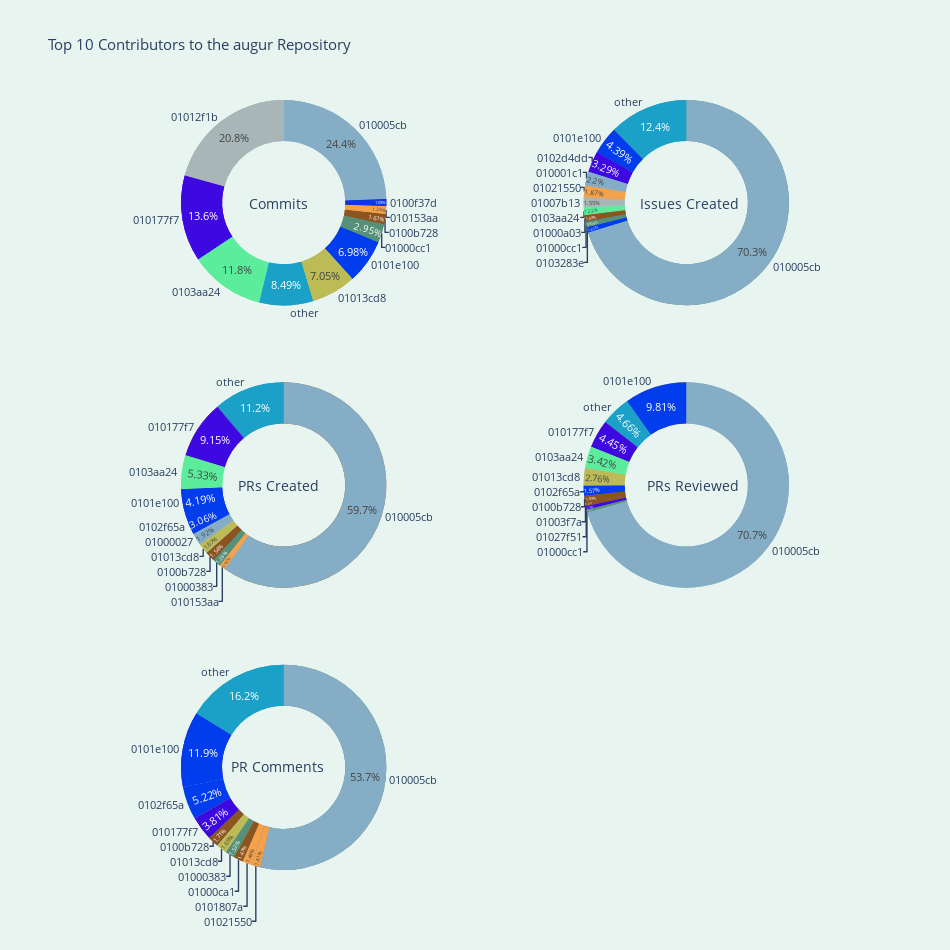

The cell this chart's notebook holds for it:
### Code cell
# store the top 10 in a list 
top_10_set = [top_10_commits, top_10_issues, top_10_prs_created, top_10_prs_reviewed, top_10_pr_comments]

# generate legend colors
colors=create_color_map(top_k_set=top_10_set)


specs = [[{'type':'domain'}, {'type':'domain'}], 
         [{'type':'domain'}, {'type':'domain'}], 
         [{'type':'domain'}, {'type':'domain'}]]

# assign how much space in the figure each donut chart takes up
domains = [
    {'x': [0.0, 0.5], 'y': [0.0, 0.33]},
    {'x': [0.5, 1.0], 'y': [0.0, 0.33]},
    {'x': [0.0, 0.5], 'y': [0.33, 0.66]},
    {'x': [0.5, 1.0], 'y': [0.33, 0.66]},
    {'x': [0.0, 0.5], 'y': [0.66, 1.0]}
]

fig = make_subplots(rows=3, cols=2, specs=specs, start_cell="top-left")
for i, df in enumerate(top_10_set):
    row, col = (i // 2) + 1, (i % 2) + 1

    common_props=dict(labels=list(df.iloc[:, 0]),values=list(df.iloc[:, 1]))
    
    fig.add_trace(go.Pie(
        **common_props,
        # name = subtitles[i],
        domain = domains[i],
        marker_colors=colors, 
        textinfo="label",
        textposition="outside",
        hole=.6), row=row, col=col)
    
    # display percent inside each wedge
    fig.add_trace(go.Pie(
        **common_props, 
        textinfo='percent',
        textposition='inside',
        hole=0.6), row=row, col=col)
    
fig.update_traces(hoverinfo='label+percent')

fig.update_layout(height=950, width=950,
                  title_text=f'Top 10 Contributors to the {repo_name} Repository',
                  paper_bgcolor='#e8f4f0',
                  annotations=[dict(text='Commits', x=0.175, y=0.88, font_size=14, showarrow=False),
                  dict(text='Issues Created', x=0.85, y=0.88, font_size=14, showarrow=False),
                  dict(text='PRs Created', x=0.16, y=0.50, font_size=14, showarrow=False), 
                  dict(text='PRs Reviewed', x=0.85, y=0.50, font_size=14, showarrow=False),
                  dict(text='PR Comments', x=0.15, y=0.12, font_size=14, showarrow=False)],
                  showlegend=False,
                  font_size=11)

fig = go.Figure(fig)

fig.show()

### Figure 1 — Plotly figure (JSON) as saved in the notebook; plotly's stock layout.template omitted (floating-point values rounded to 4 significant figures)
{"data": [{"domain": {"x": [0, 0.45], "y": [0.7333, 1]}, "hole": 0.6, "hoverinfo": "label+percent", "labels": ["010005cb", "01000cc1", "0100b728", "0100f37d", "01012f1b", "01013cd8", "010153aa", "010177f7", "0101e100", "0103aa24", "other"], "marker": {"colors": ["rgb(133, 174, 198)", "rgb(87, 144, 121)", "rgb(140, 85, 32)", "rgb(17, 54, 220)", "rgb(168, 182, 183)", "rgb(189, 187, 86)", "rgb(244, 161, 76)", "rgb(62, 9, 224)", "rgb(1, 61, 236)", "rgb(91, 237, 156)", "rgb(27, 161, 199)", "rgb(216, 194, 149)", "rgb(2, 162, 11)", "rgb(22, 70, 255)", "rgb(252, 12, 145)", "rgb(234, 121, 29)", "rgb(154, 129, 203)", "rgb(170, 188, 182)", "rgb(74, 183, 204)", "rgb(218, 36, 118)", "rgb(138, 70, 40)", "rgb(43, 108, 162)", "rgb(207, 103, 227)", "rgb(109, 233, 249)"]}, "textinfo": "label", "textposition": "outside", "type": "pie", "values": [2906, 351, 192, 130, 2470, 839, 147, 1618, 831, 1407, 1010]}, {"domain": {"x": [0, 0.45], "y": [0.7333, 1]}, "hole": 0.6, "hoverinfo": "label+percent", "labels": ["010005cb", "01000cc1", "0100b728", "0100f37d", "01012f1b", "01013cd8", "010153aa", "010177f7", "0101e100", "0103aa24", "other"], "textinfo": "percent", "textposition": "inside", "type": "pie", "values": [2906, 351, 192, 130, 2470, 839, 147, 1618, 831, 1407, 1010]}, {"domain": {"x": [0.55, 1], "y": [0.7333, 1]}, "hole": 0.6, "hoverinfo": "label+percent", "labels": ["010001c1", "010005cb", "01000a03", "01000cc1", "01007b13", "0101e100", "01021550", "0102d4dd", "0103283e", "0103aa24", "other"], "marker": {"colors": ["rgb(133, 174, 198)", "rgb(87, 144, 121)", "rgb(140, 85, 32)", "rgb(17, 54, 220)", "rgb(168, 182, 183)", "rgb(189, 187, 86)", "rgb(244, 161, 76)", "rgb(62, 9, 224)", "rgb(1, 61, 236)", "rgb(91, 237, 156)", "rgb(27, 161, 199)", "rgb(216, 194, 149)", "rgb(2, 162, 11)", "rgb(22, 70, 255)", "rgb(252, 12, 145)", "rgb(234, 121, 29)", "rgb(154, 129, 203)", "rgb(170, 188, 182)", "rgb(74, 183, 204)", "rgb(218, 36, 118)", "rgb(138, 70, 40)", "rgb(43, 108, 162)", "rgb(207, 103, 227)", "rgb(109, 233, 249)"]}, "textinfo": "label", "textposition": "outside", "type": "pie", "values": [68, 2177, 32, 28, 48, 136, 58, 102, 25, 38, 385]}, {"domain": {"x": [0.55, 1], "y": [0.7333, 1]}, "hole": 0.6, "hoverinfo": "label+percent", "labels": ["010001c1", "010005cb", "01000a03", "01000cc1", "01007b13", "0101e100", "01021550", "0102d4dd", "0103283e", "0103aa24", "other"], "textinfo": "percent", "textposition": "inside", "type": "pie", "values": [68, 2177, 32, 28, 48, 136, 58, 102, 25, 38, 385]}, {"domain": {"x": [0, 0.45], "y": [0.3667, 0.6333]}, "hole": 0.6, "hoverinfo": "label+percent", "labels": ["01000027", "01000383", "010005cb", "0100b728", "01013cd8", "010153aa", "010177f7", "0101e100", "0102f65a", "0103aa24", "other"], "marker": {"colors": ["rgb(133, 174, 198)", "rgb(87, 144, 121)", "rgb(140, 85, 32)", "rgb(17, 54, 220)", "rgb(168, 182, 183)", "rgb(189, 187, 86)", "rgb(244, 161, 76)", "rgb(62, 9, 224)", "rgb(1, 61, 236)", "rgb(91, 237, 156)", "rgb(27, 161, 199)", "rgb(216, 194, 149)", "rgb(2, 162, 11)", "rgb(22, 70, 255)", "rgb(252, 12, 145)", "rgb(234, 121, 29)", "rgb(154, 129, 203)", "rgb(170, 188, 182)", "rgb(74, 183, 204)", "rgb(218, 36, 118)", "rgb(138, 70, 40)", "rgb(43, 108, 162)", "rgb(207, 103, 227)", "rgb(109, 233, 249)"]}, "textinfo": "label", "textposition": "outside", "type": "pie", "values": [172, 116, 5355, 138, 150, 84, 820, 376, 274, 478, 1002]}, {"domain": {"x": [0, 0.45], "y": [0.3667, 0.6333]}, "hole": 0.6, "hoverinfo": "label+percent", "labels": ["01000027", "01000383", "010005cb", "0100b728", "01013cd8", "010153aa", "010177f7", "0101e100", "0102f65a", "0103aa24", "other"], "textinfo": "percent", "textposition": "inside", "type": "pie", "values": [172, 116, 5355, 138, 150, 84, 820, 376, 274, 478, 1002]}, {"domain": {"x": [0.55, 1], "y": [0.3667, 0.6333]}, "hole": 0.6, "hoverinfo": "label+percent", "labels": ["010005cb", "01000cc1", "01003f7a", "0100b728", "01013cd8", "010177f7", "0101e100", "01027f51", "0102f65a", "0103aa24", "other"], "marker": {"colors": ["rgb(133, 174, 198)", "rgb(87, 144, 121)", "rgb(140, 85, 32)", "rgb(17, 54, 220)", "rgb(168, 182, 183)", "rgb(189, 187, 86)", "rgb(244, 161, 76)", "rgb(62, 9, 224)", "rgb(1, 61, 236)", "rgb(91, 237, 156)", "rgb(27, 161, 199)", "rgb(216, 194, 149)", "rgb(2, 162, 11)", "rgb(22, 70, 255)", "rgb(252, 12, 145)", "rgb(234, 121, 29)", "rgb(154, 129, 203)", "rgb(170, 188, 182)", "rgb(74, 183, 204)", "rgb(218, 36, 118)", "rgb(138, 70, 40)", "rgb(43, 108, 162)", "rgb(207, 103, 227)", "rgb(109, 233, 249)"]}, "textinfo": "label", "textposition": "outside", "type": "pie", "values": [47145, 264, 400, 687, 1842, 2965, 6536, 372, 1048, 2278, 3108]}, {"domain": {"x": [0.55, 1], "y": [0.3667, 0.6333]}, "hole": 0.6, "hoverinfo": "label+percent", "labels": ["010005cb", "01000cc1", "01003f7a", "0100b728", "01013cd8", "010177f7", "0101e100", "01027f51", "0102f65a", "0103aa24", "other"], "textinfo": "percent", "textposition": "inside", "type": "pie", "values": [47145, 264, 400, 687, 1842, 2965, 6536, 372, 1048, 2278, 3108]}, {"domain": {"x": [0, 0.45], "y": [0, 0.2667]}, "hole": 0.6, "hoverinfo": "label+percent", "labels": ["01000383", "010005cb", "01000ca1", "0100b728", "01013cd8", "010177f7", "0101807a", "0101e100", "01021550", "0102f65a", "other"], "marker": {"colors": ["rgb(133, 174, 198)", "rgb(87, 144, 121)", "rgb(140, 85, 32)", "rgb(17, 54, 220)", "rgb(168, 182, 183)", "rgb(189, 187, 86)", "rgb(244, 161, 76)", "rgb(62, 9, 224)", "rgb(1, 61, 236)", "rgb(91, 237, 156)", "rgb(27, 161, 199)", "rgb(216, 194, 149)", "rgb(2, 162, 11)", "rgb(22, 70, 255)", "rgb(252, 12, 145)", "rgb(234, 121, 29)", "rgb(154, 129, 203)", "rgb(170, 188, 182)", "rgb(74, 183, 204)", "rgb(218, 36, 118)", "rgb(138, 70, 40)", "rgb(43, 108, 162)", "rgb(207, 103, 227)", "rgb(109, 233, 249)"]}, "textinfo": "label", "textposition": "outside", "type": "pie", "values": [56, 1974, 54, 63, 62, 140, 53, 436, 52, 192, 596]}, {"domain": {"x": [0, 0.45], "y": [0, 0.2667]}, "hole": 0.6, "hoverinfo": "label+percent", "labels": ["01000383", "010005cb", "01000ca1", "0100b728", "01013cd8", "010177f7", "0101807a", "0101e100", "01021550", "0102f65a", "other"], "textinfo": "percent", "textposition": "inside", "type": "pie", "values": [56, 1974, 54, 63, 62, 140, 53, 436, 52, 192, 596]}], "layout": {"annotations": [{"font": {"size": 14}, "showarrow": false, "text": "Commits", "x": 0.175, "y": 0.88}, {"font": {"size": 14}, "showarrow": false, "text": "Issues Created", "x": 0.85, "y": 0.88}, {"font": {"size": 14}, "showarrow": false, "text": "PRs Created", "x": 0.16, "y": 0.5}, {"font": {"size": 14}, "showarrow": false, "text": "PRs Reviewed", "x": 0.85, "y": 0.5}, {"font": {"size": 14}, "showarrow": false, "text": "PR Comments", "x": 0.15, "y": 0.12}], "font": {"size": 11}, "height": 950, "paper_bgcolor": "#e8f4f0", "showlegend": false, "title": {"text": "Top 10 Contributors to the augur Repository"}, "width": 950}}
